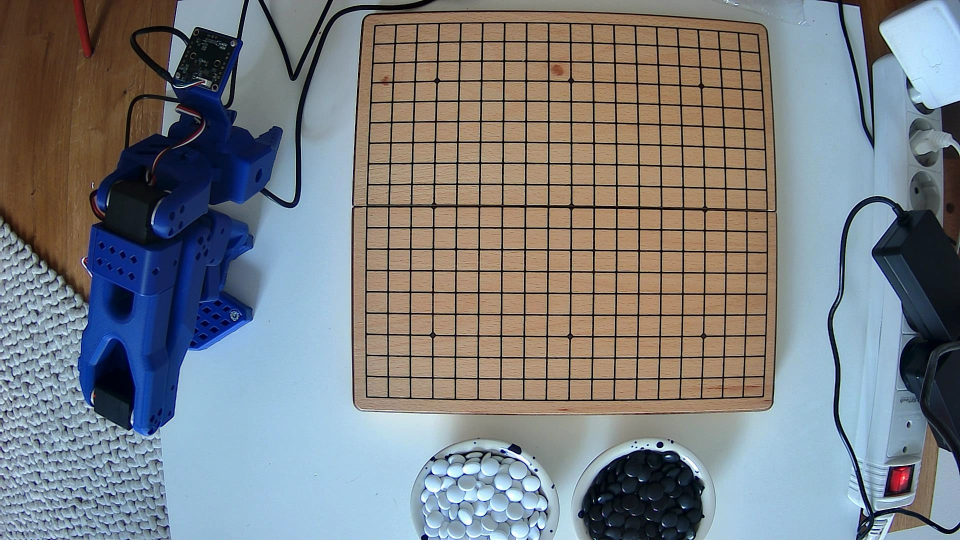
#> input picture examples/go_board/cv_snapshots/20260618_145013_01_empty_board.jpg, 1920 x 1080 px (shown at 1/2 size)
$ python detect_board_state.py cv_snapshots/20260618_145013_01_empty_board.jpg
#> lines starting #> are read from the running program, lines starting #| are printed output that depends on the picture; after the words box and inside, x2 and y2 are one past the last pixel; in counts of white or black regions, pixels touching at a corner belong together
#> in main, image is the input picture: shape (1080, 1920, 3); mean B, G, R 129.8, 126.1, 122.5
#!/usr/bin/env python
"""Detect black and white Go stones from an overhead board snapshot.

The script is intentionally calibration-friendly: pass the four board corners
for best results, or let it try a simple automatic board-corner detector.
"""

from __future__ import annotations

import argparse
import json
from dataclasses import asdict, dataclass
from pathlib import Path

import cv2
import numpy as np


GO_COLUMNS = "ABCDEFGHJKLMNOPQRST"
CORNER_REFERENCE_SIZES = ((1920, 1080), (1280, 720), (640, 480))


@dataclass
class Stone:
    coord: str
    row: int
    col: int
    color: str
    confidence: float
    board_xy: tuple[float, float]
    image_xy: tuple[float, float]


@dataclass
class BoardState:
    board_size: int
    corners_tl_tr_br_bl: list[list[float]]
    stones: list[Stone]
    occupied: dict[str, str]
    summary: dict[str, int]


@dataclass
class BoardDelta:
    added: list[Stone]
    removed: list[Stone]
    changed: list[dict[str, object]]
    before_summary: dict[str, int]
    after_summary: dict[str, int]


# [15 lines left out: function parse_corners, not called in this run]


def order_corners(points: np.ndarray) -> np.ndarray:
    """Return points ordered top-left, top-right, bottom-right, bottom-left."""
    points = np.asarray(points, dtype=np.float32)
    sums = points.sum(axis=1)
    diffs = np.diff(points, axis=1).reshape(-1)

    ordered = np.zeros((4, 2), dtype=np.float32)
    ordered[0] = points[np.argmin(sums)]
    ordered[2] = points[np.argmax(sums)]
    ordered[1] = points[np.argmin(diffs)]
    ordered[3] = points[np.argmax(diffs)]
    return ordered


def auto_detect_board_corners(image: np.ndarray) -> np.ndarray:
    """Find a likely board quadrilateral.

    This works best when the full board border is visible and the background
    outside the board is not too similar to the board surface.
    """
    gray = cv2.cvtColor(image, cv2.COLOR_BGR2GRAY)
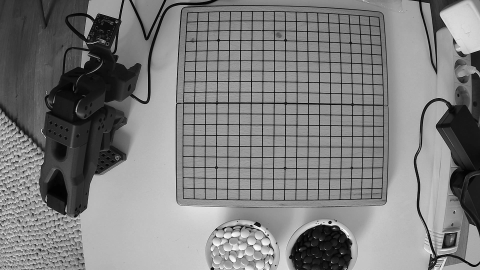
#> gray: shape (1080, 1920) (shown at 1/4 size); min 0, max 255, mean 125.5
    blurred = cv2.GaussianBlur(gray, (7, 7), 0)
    edges = cv2.Canny(blurred, 40, 120)
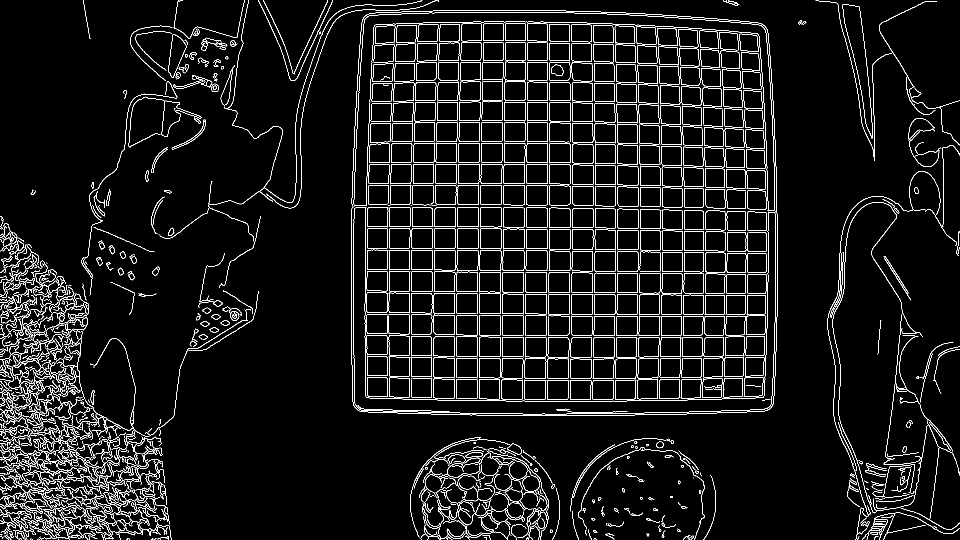
#> edges: shape (1080, 1920) (shown at 1/2 size); 5.7% white in thin lines or dots
    edges = cv2.dilate(edges, np.ones((3, 3), np.uint8), iterations=1)
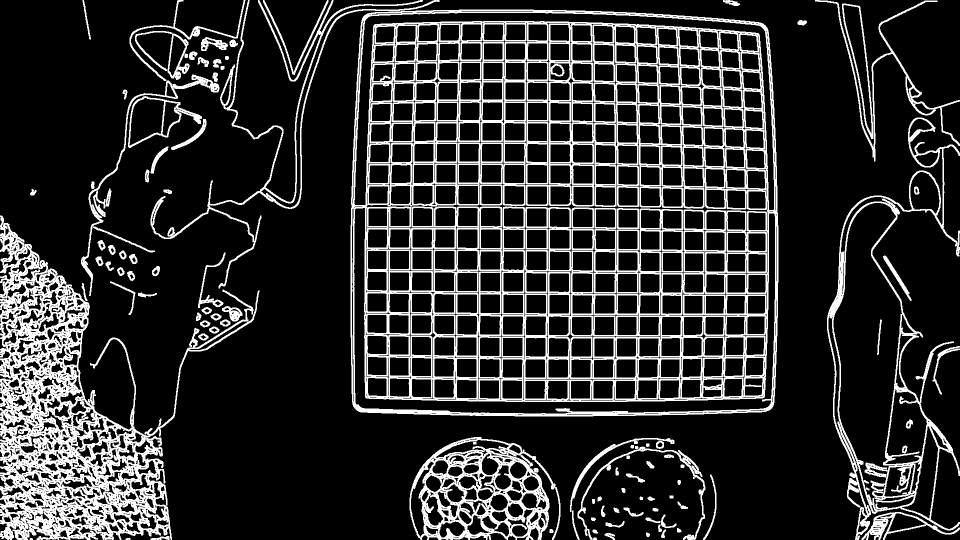
#> edges: shape (1080, 1920) (shown at 1/2 size); 17.7% white; 103 white regions

    contours, _ = cv2.findContours(edges, cv2.RETR_EXTERNAL, cv2.CHAIN_APPROX_SIMPLE)
#> contours = 94 contours, 1 with area under 20; largest, box (x1, y1, x2, y2) and area: (701, 19, 1557, 833) 677464, (0, 431, 519, 1080) 128237, (1654, 235, 1920, 1080) 96946, (819, 874, 1121, 1080) 46665, (1630, 0, 1920, 323) 10505
    min_area = image.shape[0] * image.shape[1] * 0.12
#> (the rest of the program and of its run is left out)
